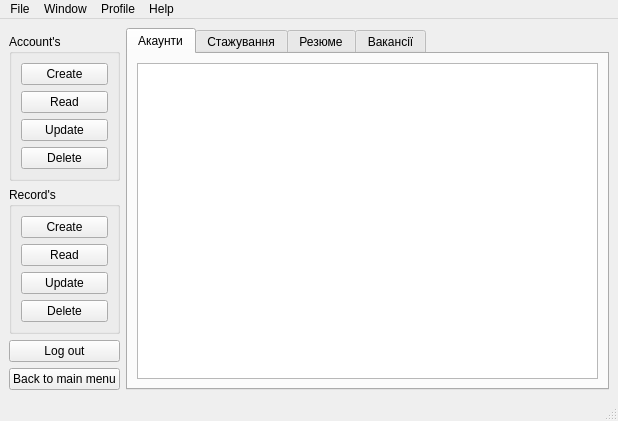
<?xml version="1.0" encoding="UTF-8"?>
<ui version="4.0">
 <class>ControlAllProfilesWindow</class>
 <widget class="QMainWindow" name="ControlAllProfilesWindow">
  <property name="geometry">
   <rect>
    <x>0</x>
    <y>0</y>
    <width>618</width>
    <height>386</height>
   </rect>
  </property>
  <property name="windowTitle">
   <string>MainWindow</string>
  </property>
  <widget class="QWidget" name="centralwidget">
   <layout class="QGridLayout" name="gridLayout_5">
    <item row="2" column="0">
     <spacer name="verticalSpacer_2">
      <property name="orientation">
       <enum>Qt::Vertical</enum>
      </property>
      <property name="sizeHint" stdset="0">
       <size>
        <width>20</width>
        <height>40</height>
       </size>
      </property>
     </spacer>
    </item>
    <item row="1" column="0">
     <widget class="QGroupBox" name="gb_account">
      <property name="minimumSize">
       <size>
        <width>0</width>
        <height>0</height>
       </size>
      </property>
      <property name="title">
       <string>Account's</string>
      </property>
      <layout class="QVBoxLayout" name="verticalLayout">
       <item>
        <widget class="QPushButton" name="btn_create_account">
         <property name="text">
          <string>Create</string>
         </property>
        </widget>
       </item>
       <item>
        <widget class="QPushButton" name="btn_read_account">
         <property name="text">
          <string>Read</string>
         </property>
        </widget>
       </item>
       <item>
        <widget class="QPushButton" name="btn_update_account">
         <property name="text">
          <string>Update</string>
         </property>
        </widget>
       </item>
       <item>
        <widget class="QPushButton" name="btn_delete_account">
         <property name="text">
          <string>Delete</string>
         </property>
        </widget>
       </item>
      </layout>
     </widget>
    </item>
    <item row="4" column="0">
     <spacer name="verticalSpacer">
      <property name="orientation">
       <enum>Qt::Vertical</enum>
      </property>
      <property name="sizeHint" stdset="0">
       <size>
        <width>20</width>
        <height>40</height>
       </size>
      </property>
     </spacer>
    </item>
    <item row="0" column="1" rowspan="7">
     <widget class="QTabWidget" name="tab_table">
      <property name="minimumSize">
       <size>
        <width>300</width>
        <height>200</height>
       </size>
      </property>
      <property name="currentIndex">
       <number>0</number>
      </property>
      <widget class="QWidget" name="tab_account">
       <attribute name="title">
        <string>Акаунти</string>
       </attribute>
       <layout class="QGridLayout" name="gridLayout_2">
        <item row="0" column="0">
         <widget class="QTableView" name="lv_account"/>
        </item>
       </layout>
      </widget>
      <widget class="QWidget" name="tab_education">
       <attribute name="title">
        <string>Стажування</string>
       </attribute>
       <layout class="QGridLayout" name="gridLayout">
        <item row="0" column="0">
         <widget class="QListView" name="lv_education"/>
        </item>
       </layout>
      </widget>
      <widget class="QWidget" name="tab_resume">
       <attribute name="title">
        <string>Резюме</string>
       </attribute>
       <layout class="QGridLayout" name="gridLayout_3">
        <item row="0" column="0">
         <widget class="QListView" name="lv_resume"/>
        </item>
       </layout>
      </widget>
      <widget class="QWidget" name="tab_vacancy">
       <attribute name="title">
        <string>Вакансії</string>
       </attribute>
       <layout class="QGridLayout" name="gridLayout_4">
        <item row="0" column="0">
         <widget class="QListView" name="lv_vacancy"/>
        </item>
       </layout>
      </widget>
     </widget>
    </item>
    <item row="5" column="0">
     <widget class="QPushButton" name="btn_logout">
      <property name="text">
       <string>Log out</string>
      </property>
     </widget>
    </item>
    <item row="6" column="0">
     <widget class="QPushButton" name="btn_to_main_menu">
      <property name="text">
       <string>Back to main menu</string>
      </property>
     </widget>
    </item>
    <item row="3" column="0">
     <widget class="QGroupBox" name="gb_record">
      <property name="title">
       <string>Record's</string>
      </property>
      <layout class="QVBoxLayout" name="verticalLayout_2">
       <item>
        <widget class="QPushButton" name="btn_create_record">
         <property name="text">
          <string>Create</string>
         </property>
        </widget>
       </item>
       <item>
        <widget class="QPushButton" name="btn_read_record">
         <property name="text">
          <string>Read</string>
         </property>
        </widget>
       </item>
       <item>
        <widget class="QPushButton" name="btn_update_record">
         <property name="text">
          <string>Update</string>
         </property>
        </widget>
       </item>
       <item>
        <widget class="QPushButton" name="btn_delete_record">
         <property name="text">
          <string>Delete</string>
         </property>
        </widget>
       </item>
      </layout>
     </widget>
    </item>
   </layout>
  </widget>
  <widget class="QMenuBar" name="menubar">
   <property name="geometry">
    <rect>
     <x>0</x>
     <y>0</y>
     <width>618</width>
     <height>26</height>
    </rect>
   </property>
   <widget class="QMenu" name="menuFile">
    <property name="title">
     <string>File</string>
    </property>
   </widget>
   <widget class="QMenu" name="menuWindow">
    <property name="title">
     <string>Window</string>
    </property>
   </widget>
   <widget class="QMenu" name="menuProfile">
    <property name="title">
     <string>Profile</string>
    </property>
   </widget>
   <widget class="QMenu" name="menuHelp">
    <property name="title">
     <string>Help</string>
    </property>
   </widget>
   <addaction name="menuFile"/>
   <addaction name="menuWindow"/>
   <addaction name="menuProfile"/>
   <addaction name="menuHelp"/>
  </widget>
  <widget class="QStatusBar" name="statusbar"/>
 </widget>
 <resources/>
 <connections/>
</ui>
